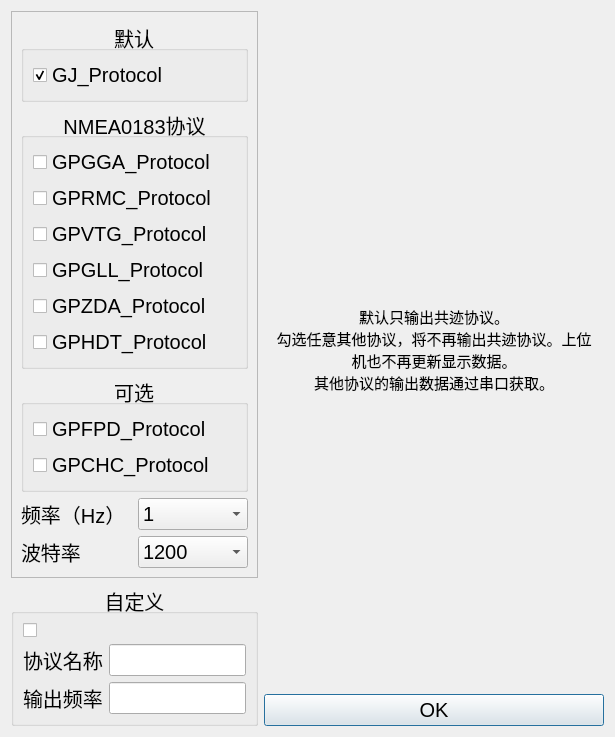
<?xml version="1.0" encoding="UTF-8"?>
<ui version="4.0">
 <class>Dlg_Protocol</class>
 <widget class="QDialog" name="Dlg_Protocol">
  <property name="geometry">
   <rect>
    <x>0</x>
    <y>0</y>
    <width>615</width>
    <height>721</height>
   </rect>
  </property>
  <property name="font">
   <font>
    <pointsize>15</pointsize>
   </font>
  </property>
  <property name="windowTitle">
   <string>Dialog</string>
  </property>
  <layout class="QGridLayout" name="gridLayout_7">
   <item row="0" column="0" rowspan="2">
    <layout class="QVBoxLayout" name="verticalLayout">
     <item>
      <widget class="QFrame" name="frameOtherProtocol">
       <property name="frameShape">
        <enum>QFrame::StyledPanel</enum>
       </property>
       <property name="frameShadow">
        <enum>QFrame::Raised</enum>
       </property>
       <layout class="QGridLayout" name="gridLayout_5">
        <item row="0" column="0">
         <widget class="QGroupBox" name="groupBox">
          <property name="font">
           <font>
            <pointsize>15</pointsize>
           </font>
          </property>
          <property name="title">
           <string>默认</string>
          </property>
          <property name="alignment">
           <set>Qt::AlignCenter</set>
          </property>
          <layout class="QGridLayout" name="gridLayout">
           <item row="0" column="0">
            <widget class="QCheckBox" name="CheckBox_GJ">
             <property name="text">
              <string>GJ_Protocol</string>
             </property>
             <property name="checked">
              <bool>true</bool>
             </property>
            </widget>
           </item>
          </layout>
         </widget>
        </item>
        <item row="1" column="0">
         <widget class="QGroupBox" name="groupBox_2">
          <property name="font">
           <font>
            <pointsize>15</pointsize>
           </font>
          </property>
          <property name="title">
           <string>NMEA0183协议</string>
          </property>
          <property name="alignment">
           <set>Qt::AlignCenter</set>
          </property>
          <layout class="QGridLayout" name="gridLayout_2">
           <item row="0" column="0">
            <widget class="QCheckBox" name="CheckBox_GPGGA">
             <property name="text">
              <string>GPGGA_Protocol</string>
             </property>
            </widget>
           </item>
           <item row="1" column="0">
            <widget class="QCheckBox" name="CheckBox_GPRMC">
             <property name="text">
              <string>GPRMC_Protocol</string>
             </property>
            </widget>
           </item>
           <item row="2" column="0">
            <widget class="QCheckBox" name="CheckBox_GPVTG">
             <property name="text">
              <string>GPVTG_Protocol</string>
             </property>
            </widget>
           </item>
           <item row="3" column="0">
            <widget class="QCheckBox" name="CheckBox_GPGLL">
             <property name="text">
              <string>GPGLL_Protocol</string>
             </property>
            </widget>
           </item>
           <item row="4" column="0">
            <widget class="QCheckBox" name="CheckBox_GPZDA">
             <property name="text">
              <string>GPZDA_Protocol</string>
             </property>
            </widget>
           </item>
           <item row="5" column="0">
            <widget class="QCheckBox" name="CheckBox_GPHDT">
             <property name="text">
              <string>GPHDT_Protocol</string>
             </property>
            </widget>
           </item>
          </layout>
         </widget>
        </item>
        <item row="2" column="0">
         <widget class="QGroupBox" name="groupBox_3">
          <property name="font">
           <font>
            <pointsize>15</pointsize>
           </font>
          </property>
          <property name="title">
           <string>可选</string>
          </property>
          <property name="alignment">
           <set>Qt::AlignCenter</set>
          </property>
          <layout class="QGridLayout" name="gridLayout_3">
           <item row="0" column="0">
            <widget class="QCheckBox" name="CheckBox_GPFPD">
             <property name="text">
              <string>GPFPD_Protocol</string>
             </property>
            </widget>
           </item>
           <item row="1" column="0">
            <widget class="QCheckBox" name="CheckBox_GPCHC">
             <property name="text">
              <string>GPCHC_Protocol</string>
             </property>
            </widget>
           </item>
          </layout>
         </widget>
        </item>
        <item row="3" column="0">
         <layout class="QHBoxLayout" name="horizontalLayout_3">
          <item>
           <widget class="QLabel" name="label_3">
            <property name="font">
             <font>
              <pointsize>15</pointsize>
             </font>
            </property>
            <property name="text">
             <string>频率（Hz）</string>
            </property>
           </widget>
          </item>
          <item>
           <widget class="QComboBox" name="ComboBox_Protocol_Frequency">
            <property name="currentText">
             <string>100</string>
            </property>
            <item>
             <property name="text">
              <string>1</string>
             </property>
            </item>
            <item>
             <property name="text">
              <string>5</string>
             </property>
            </item>
            <item>
             <property name="text">
              <string>10</string>
             </property>
            </item>
            <item>
             <property name="text">
              <string>100</string>
             </property>
            </item>
           </widget>
          </item>
         </layout>
        </item>
        <item row="4" column="0">
         <layout class="QHBoxLayout" name="horizontalLayout_4">
          <item>
           <widget class="QLabel" name="label_4">
            <property name="text">
             <string>波特率</string>
            </property>
           </widget>
          </item>
          <item>
           <widget class="QComboBox" name="ComboBox_Protocol_BaudRate">
            <item>
             <property name="text">
              <string>1200</string>
             </property>
            </item>
            <item>
             <property name="text">
              <string>2400</string>
             </property>
            </item>
            <item>
             <property name="text">
              <string>4800</string>
             </property>
            </item>
            <item>
             <property name="text">
              <string>9600</string>
             </property>
            </item>
            <item>
             <property name="text">
              <string>14400</string>
             </property>
            </item>
            <item>
             <property name="text">
              <string>19200</string>
             </property>
            </item>
            <item>
             <property name="text">
              <string>28800</string>
             </property>
            </item>
            <item>
             <property name="text">
              <string>38400</string>
             </property>
            </item>
            <item>
             <property name="text">
              <string>57600</string>
             </property>
            </item>
            <item>
             <property name="text">
              <string>115200</string>
             </property>
            </item>
           </widget>
          </item>
         </layout>
        </item>
       </layout>
      </widget>
     </item>
     <item>
      <widget class="QGroupBox" name="groupBoxCustomProtocol">
       <property name="font">
        <font>
         <pointsize>15</pointsize>
        </font>
       </property>
       <property name="title">
        <string>自定义</string>
       </property>
       <property name="alignment">
        <set>Qt::AlignCenter</set>
       </property>
       <layout class="QGridLayout" name="gridLayout_4">
        <item row="0" column="0">
         <widget class="QCheckBox" name="CheckBoxCustomProtocol">
          <property name="text">
           <string/>
          </property>
         </widget>
        </item>
        <item row="1" column="0">
         <layout class="QHBoxLayout" name="horizontalLayout">
          <item>
           <widget class="QLabel" name="label">
            <property name="text">
             <string>协议名称</string>
            </property>
           </widget>
          </item>
          <item>
           <widget class="QLineEdit" name="lineEditCustomProtocolName"/>
          </item>
         </layout>
        </item>
        <item row="2" column="0">
         <layout class="QHBoxLayout" name="horizontalLayout_2">
          <item>
           <widget class="QLabel" name="label_2">
            <property name="text">
             <string>输出频率</string>
            </property>
           </widget>
          </item>
          <item>
           <widget class="QLineEdit" name="lineEditCustomProtocolRate"/>
          </item>
         </layout>
        </item>
       </layout>
      </widget>
     </item>
    </layout>
   </item>
   <item row="0" column="1">
    <widget class="QFrame" name="frame_3">
     <property name="styleSheet">
      <string notr="true">QPushButton{
	background-color: qconicalgradient(cx:0.5, cy:0.522909, angle:179.9,
		stop:0.494318 rgba(214, 214, 214, 255), stop:0.5 rgba(236, 236, 236, 255));
	border: 1px solid rgb(124, 124, 124);
	border-radius:2px;
}
QPushButton:hover{
background-color: qconicalgradient(cx:0.5, cy:0.522909, angle:179.9,
	stop:0.494318 rgba(181, 225, 250, 255), stop:0.5 rgba(222, 242, 251, 255));
border: 1px solid #3C80B1;
}
QPushButton:pressed{
	background-color: qconicalgradient(cx:0.5, cy:0.522909, angle:179.9,
		stop:0.494318 rgba(134, 198, 233, 255), stop:0.5 rgba(206, 234, 248, 255));
	border: 1px solid #5F92B2;
}
</string>
     </property>
     <property name="frameShape">
      <enum>QFrame::NoFrame</enum>
     </property>
     <layout class="QGridLayout" name="gridLayout_6">
      <item row="0" column="0">
       <widget class="QLabel" name="Label">
        <property name="minimumSize">
         <size>
          <width>0</width>
          <height>0</height>
         </size>
        </property>
        <property name="font">
         <font>
          <pointsize>11</pointsize>
         </font>
        </property>
        <property name="text">
         <string>默认只输出共迹协议。
勾选任意其他协议，将不再输出共迹协议。上位机也不再更新显示数据。
其他协议的输出数据通过串口获取。</string>
        </property>
        <property name="textFormat">
         <enum>Qt::PlainText</enum>
        </property>
        <property name="alignment">
         <set>Qt::AlignCenter</set>
        </property>
        <property name="wordWrap">
         <bool>true</bool>
        </property>
        <property name="openExternalLinks">
         <bool>false</bool>
        </property>
       </widget>
      </item>
     </layout>
    </widget>
   </item>
   <item row="1" column="1">
    <widget class="QPushButton" name="PushButton_ProtocolChange">
     <property name="text">
      <string>OK</string>
     </property>
    </widget>
   </item>
  </layout>
 </widget>
 <resources/>
 <connections/>
</ui>
